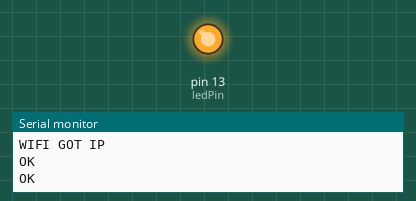
A sketch run on a simulated Arduino Uno, built with avr-gcc and run on an emulated ATmega328P. Parts: output pins drawn as LEDs (lit = HIGH), the last lines printed to the serial monitor. The modem accepts every AT command (registered, SIM ready, sends succeed) and sends nothing else.

Above: at 12.7 s.
At 24.7 s:
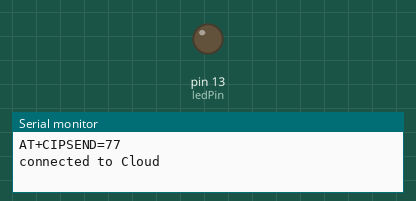
Timing chart, 0 to 43.8 s (numbered marks = the images above):
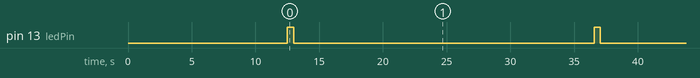

Measured:
- by itself, pin 13 (ledPin): alternates HIGH for 0.50 s and LOW for 23.5 s

The sketch:

ESP.ino
```cpp
#include <SoftwareSerial.h>
// #include "ThingSpeak.h"

SoftwareSerial mySerial(9, 10); //RX TX

int ledPin = 13;
float j=0;
//int sensor = A0;
//unsigned long myChannelNumber = 167279;
String apiKey = "YTB2U7SVRPOO7XGF";
void setup()
{
pinMode(ledPin, OUTPUT);
Serial.begin(9600); // enable hwardware serial port
mySerial.begin(115200); //enable software serial port
connectWiFi();
 //ThingSpeak.begin(client);
}
void loop() {
//float val=analogRead(sensor); float vout = (val*5000.0)/1023;
//float tempc=vout/10; // Storing value in Degree Celsius
j++;
digitalWrite(ledPin, HIGH);
delay(500);
digitalWrite(ledPin, LOW);
mySerial.println("AT+CIPMUX=0\r\n");
delay(2000);
// TCP connection
String cmd = "AT+CIPSTART=\"TCP\",\"";
cmd += "184.106.153.149";
// api.thingspeak.com
cmd += "\",80\r\n\r\n";
mySerial.println(cmd);
Serial.println(cmd);
delay(2000);
if(mySerial.available() >0)
{
delay(500);
while(mySerial.available())
Serial.write( char (mySerial.read()));
}
if(mySerial.find("Error"))
{
Serial.println("AT+CIPSTART error");
return;
}
// prepare GET string
String getStr = "GET http://api.thingspeak.com/update?api_key=";
getStr += apiKey;
getStr +="&field1=";
getStr += j;
getStr += "\r\n\r\n";
// send data length
Serial.println(getStr);
cmd = "AT+CIPSEND=";
cmd += String(getStr.length());
cmd+="\r\n";
mySerial.println(cmd);
Serial.println(cmd);
delay(2000);
if(mySerial.find(">"))
{
Serial.println("connected to Cloud");
mySerial.print(getStr);
}
else
{
mySerial.println("AT+CIPCLOSE\r\n");
// alert user
Serial.println("AT+CIPCLOSE");
}
// thingspeak needs 15 sec delay between updates
delay(16000);
}
boolean connectWiFi()
{
mySerial.println("AT+CWMODE=3\r\n");
String cmd = "AT+CWJAP=\"";
cmd += "Xtreem";
cmd += "\",\"";
cmd += "*+3wrasm!";
cmd += "\"\r\n";
Serial.println(cmd);
mySerial.println(cmd);
delay(10000);
mySerial.println("AT+CWJAP?\r\n");
delay(2000);
if(mySerial.available() >0)
{
delay(500);
while(mySerial.available())
Serial.write( char (mySerial.read()));
}
}
```
